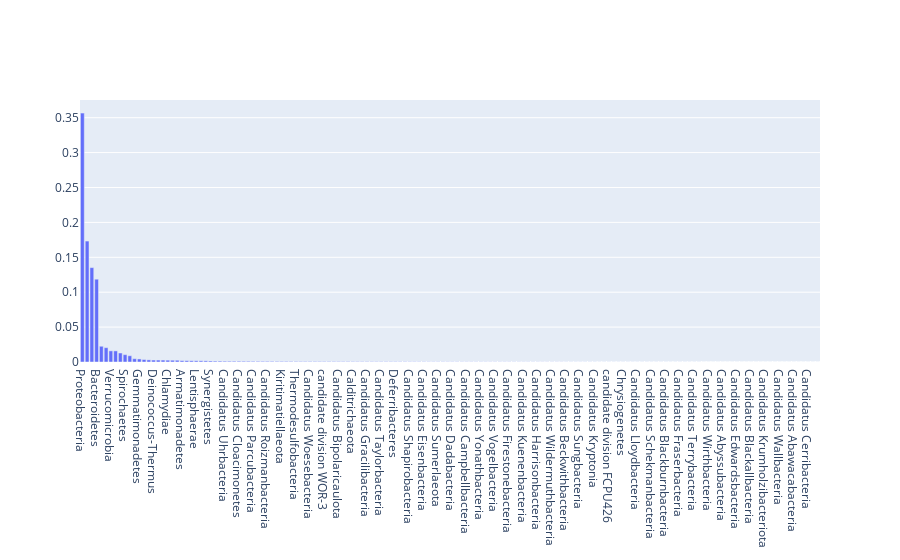

Source (notebook cell):
### Code cell
bac120_phyl_d = change_taxID_rank(bac120_taxid_ser, rank='phylum')
renamed_bac120_valcounts = rename_dict_valcounts(get_dict_valcounts(bac120_phyl_d)) 
bac120_trace = go.Bar(x=list(renamed_bac120_valcounts.keys()), y = list(renamed_bac120_valcounts.values()))
go.Figure(data=[bac120_trace])

### Figure 1 — Plotly figure (JSON) as saved in the notebook; plotly's stock layout.template omitted (floating-point values rounded to 4 significant figures; data arrays with more than 128 entries replaced by an {"elided": "..."} marker saying what was removed)
{"data": [{"type": "bar", "x": {"elided": "156 str values"}, "y": {"elided": "156 float values"}}], "layout": {"autosize": true, "xaxis": {"autorange": true, "range": [-0.5, 155.5], "type": "category"}, "yaxis": {"autorange": true, "range": [0, 0.3753], "type": "linear"}}}
